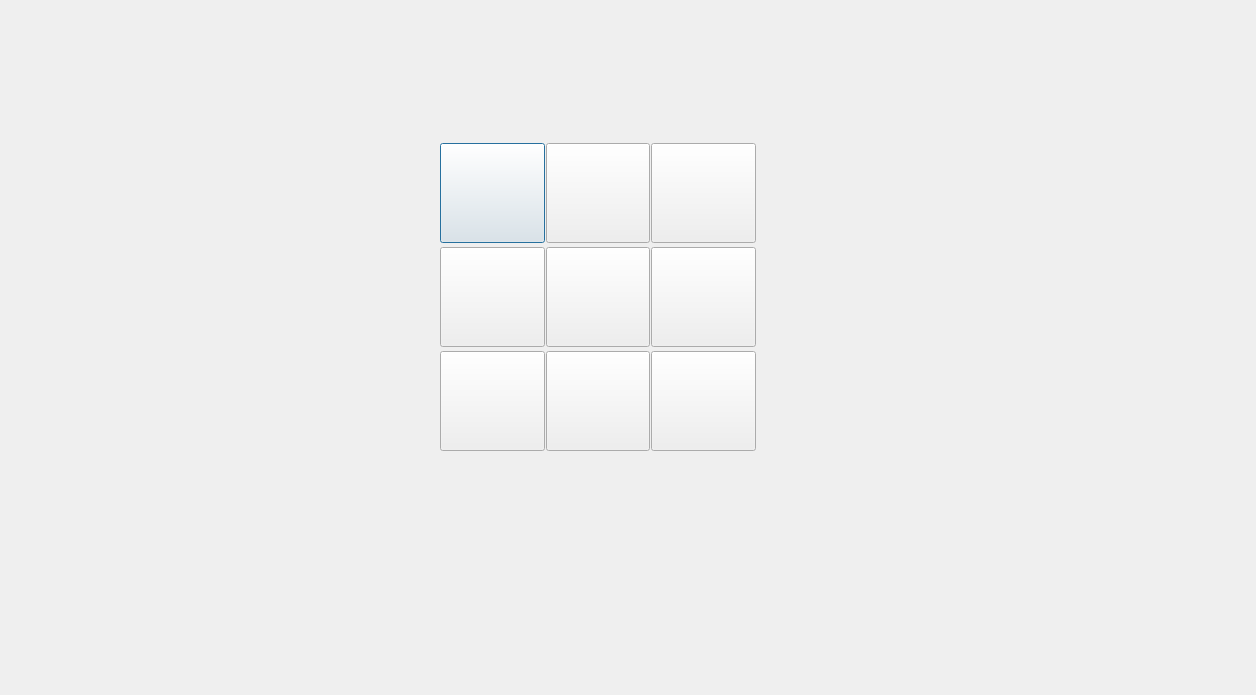
<?xml version="1.0" encoding="UTF-8"?>
<ui version="4.0">
 <class>TheGame</class>
 <widget class="QDialog" name="TheGame">
  <property name="geometry">
   <rect>
    <x>0</x>
    <y>0</y>
    <width>1256</width>
    <height>695</height>
   </rect>
  </property>
  <property name="windowTitle">
   <string>Dialog</string>
  </property>
  <widget class="QWidget" name="">
   <property name="geometry">
    <rect>
     <x>440</x>
     <y>140</y>
     <width>316</width>
     <height>316</height>
    </rect>
   </property>
   <layout class="QGridLayout" name="gridLayout">
    <property name="spacing">
     <number>1</number>
    </property>
    <item row="0" column="0">
     <widget class="QPushButton" name="pushButton">
      <property name="minimumSize">
       <size>
        <width>100</width>
        <height>100</height>
       </size>
      </property>
      <property name="text">
       <string/>
      </property>
     </widget>
    </item>
    <item row="0" column="2">
     <widget class="QPushButton" name="pushButton_3">
      <property name="minimumSize">
       <size>
        <width>100</width>
        <height>100</height>
       </size>
      </property>
      <property name="text">
       <string/>
      </property>
     </widget>
    </item>
    <item row="1" column="1">
     <widget class="QPushButton" name="pushButton_5">
      <property name="minimumSize">
       <size>
        <width>100</width>
        <height>100</height>
       </size>
      </property>
      <property name="text">
       <string/>
      </property>
     </widget>
    </item>
    <item row="0" column="1">
     <widget class="QPushButton" name="pushButton_2">
      <property name="minimumSize">
       <size>
        <width>100</width>
        <height>100</height>
       </size>
      </property>
      <property name="text">
       <string/>
      </property>
     </widget>
    </item>
    <item row="1" column="0">
     <widget class="QPushButton" name="pushButton_4">
      <property name="minimumSize">
       <size>
        <width>100</width>
        <height>100</height>
       </size>
      </property>
      <property name="text">
       <string/>
      </property>
     </widget>
    </item>
    <item row="2" column="1">
     <widget class="QPushButton" name="pushButton_8">
      <property name="minimumSize">
       <size>
        <width>100</width>
        <height>100</height>
       </size>
      </property>
      <property name="text">
       <string/>
      </property>
     </widget>
    </item>
    <item row="1" column="2">
     <widget class="QPushButton" name="pushButton_6">
      <property name="minimumSize">
       <size>
        <width>100</width>
        <height>100</height>
       </size>
      </property>
      <property name="text">
       <string/>
      </property>
     </widget>
    </item>
    <item row="2" column="2">
     <widget class="QPushButton" name="pushButton_9">
      <property name="enabled">
       <bool>true</bool>
      </property>
      <property name="minimumSize">
       <size>
        <width>100</width>
        <height>100</height>
       </size>
      </property>
      <property name="text">
       <string/>
      </property>
     </widget>
    </item>
    <item row="2" column="0">
     <widget class="QPushButton" name="pushButton_7">
      <property name="minimumSize">
       <size>
        <width>100</width>
        <height>100</height>
       </size>
      </property>
      <property name="text">
       <string/>
      </property>
     </widget>
    </item>
   </layout>
  </widget>
 </widget>
 <resources/>
 <connections/>
</ui>
